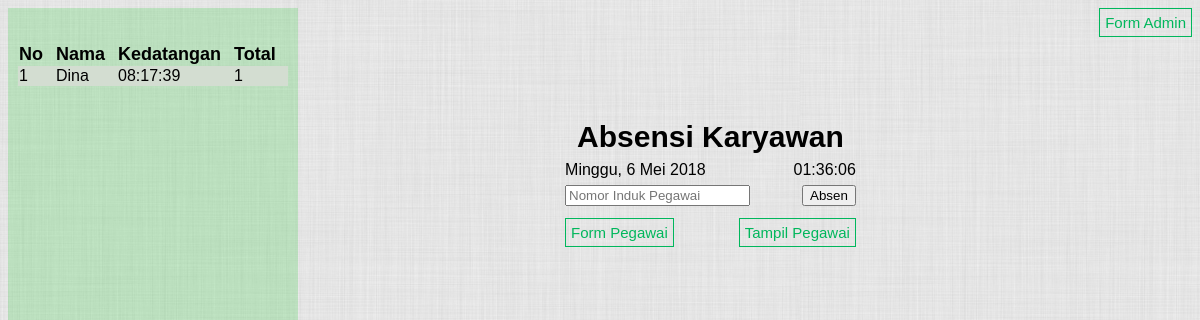
The page / on the database its author committed.
### tables this page shows
CREATE TABLE `absensi` (
  `nip` varchar(4) NOT NULL,
  `tanggal` date NOT NULL,
  `jam` time NOT NULL
);

CREATE TABLE `pegawai` (
  `nip` varchar(4) NOT NULL,
  `nama` varchar(30) NOT NULL,
  `tempat` varchar(10) NOT NULL,
  `tanggal` date NOT NULL,
  `telp` int(11) NOT NULL,
  `alamat` varchar(65) NOT NULL,
  `tmasuk` date NOT NULL,
  `jabatan` varchar(7) NOT NULL,
  `potongan` int(8) NOT NULL
);

### kehadiranHariIni.php (the view, shortened to what this page needs)
<?php
$link = mysqli_connect("localhost", "root", "", "e-salary");
$tanggal = date("Y-m-d");
$result = mysqli_query($link, "select * from absensi where tanggal='$tanggal'");
if(mysqli_num_rows($result) > 0){
    function getKehadiran($nip){
        $link = mysqli_connect("localhost", "root", "", "e-salary");
        $result = mysqli_query($link, "select * from absensi where nip=$nip");
        $count = 0;
        while($data = mysqli_fetch_array($result)){
            if(substr($data['tanggal'], 0, 7) === date("Y-m")){
                $count++;
            }
        }
        return $count;
    }
    function getNama($nip){
        $link2 = mysqli_connect("localhost", "root", "", "e-salary");
        $result2 = mysqli_query($link2, "select * from pegawai where nip=$nip");
        $data = mysqli_fetch_array($result2);
        return $data['nama'];
    }
?>
<div id="tabelKehadiran">
    <table>
        <tr id="tabelKehadiran_header">
            <th>No</th>
            <th>Nama</th>
            <th>Kedatangan</th>
            <th>Total</th>
        </tr>
        <?php
        $no = 1;
        while($data = mysqli_fetch_array($result)){
            $nama = getNama($data['nip']);
            $jam = $data['jam'];
            $kehadiran = getKehadiran($data['nip']);
            echo "
            <tr>
                <td id=\"tabelKehadiran_lain\">$no</td>
                <td id=\"tabelKehadiran_nama\">$nama</td>
                <td id=\"tabelKehadiran_lain\">$jam</td>
                <td id=\"tabelKehadiran_lain\">$kehadiran</td>
            </tr>
            ";
            $no++;
        }
        ?>
    </table>
</div>
<?php
}

### css/index.css (style rules this page uses)
body { background: url(../images/BG.jpg); font-family: Arial, Helvetica, sans-serif; }
html, body { height: 100%; display: flex; width: 100%; }
#tabelKehadiran { height: 100%; width: auto; background-color: rgba(21, 197, 35, 0.2); padding-top: 25px; }
table { align-self: center; margin: 10px; border-collapse: collapse; }
td { width: auto; }
th { text-align: left; padding-right: 12px; }
#tabelKehadiran_nama { text-align: left; }
#tabelKehadiran_header { font-size: 18px; }
#tabelKehadiran_lain { text-align: left; }
tr:nth-child(2n) { background-color: #d3ddd1; }

### rows shown on the page
absensi: nip.nama "Dina", jam "08:17:39", kehadiran "1"
